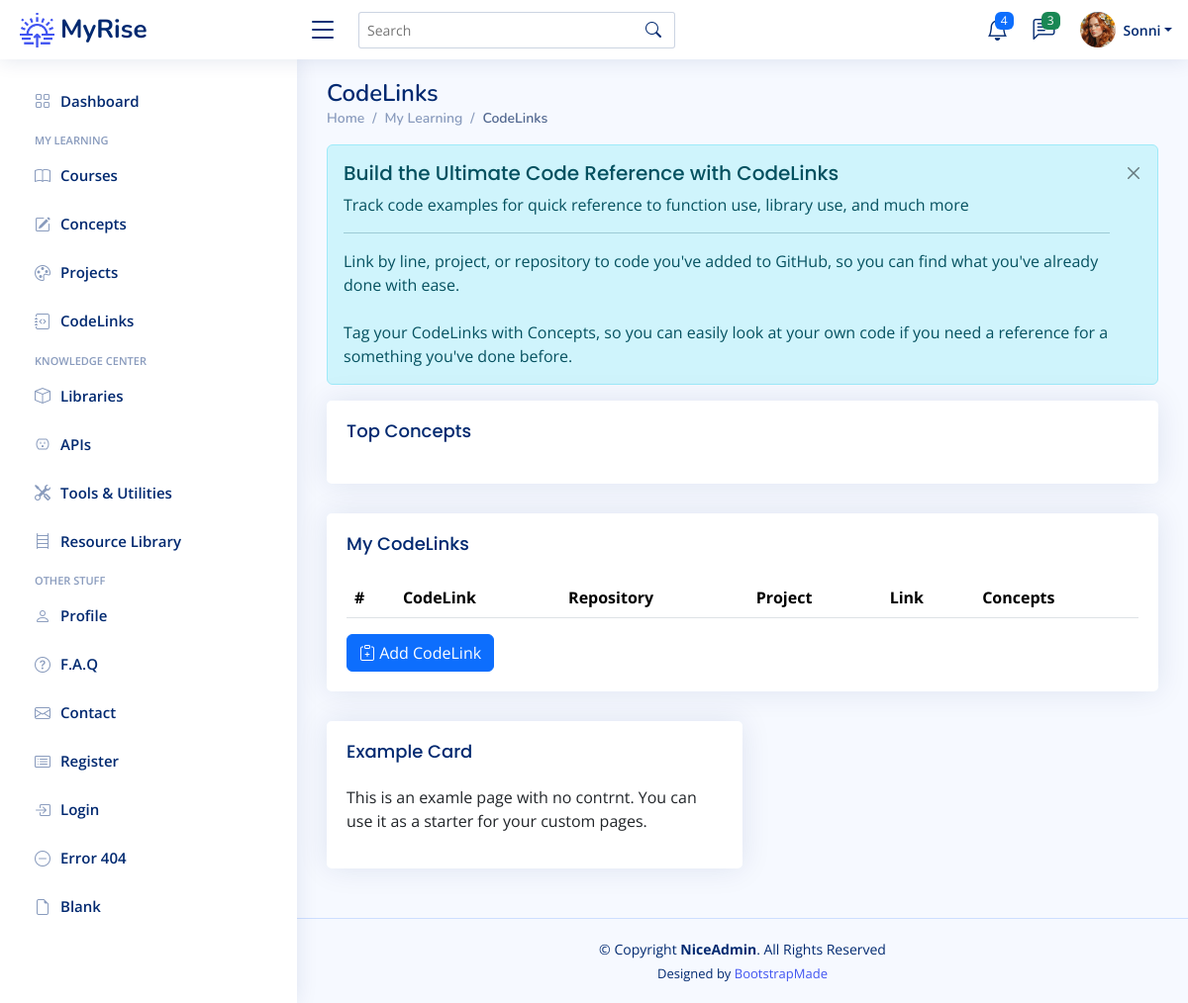
Before: /codelinks (signed in) with the older database file.
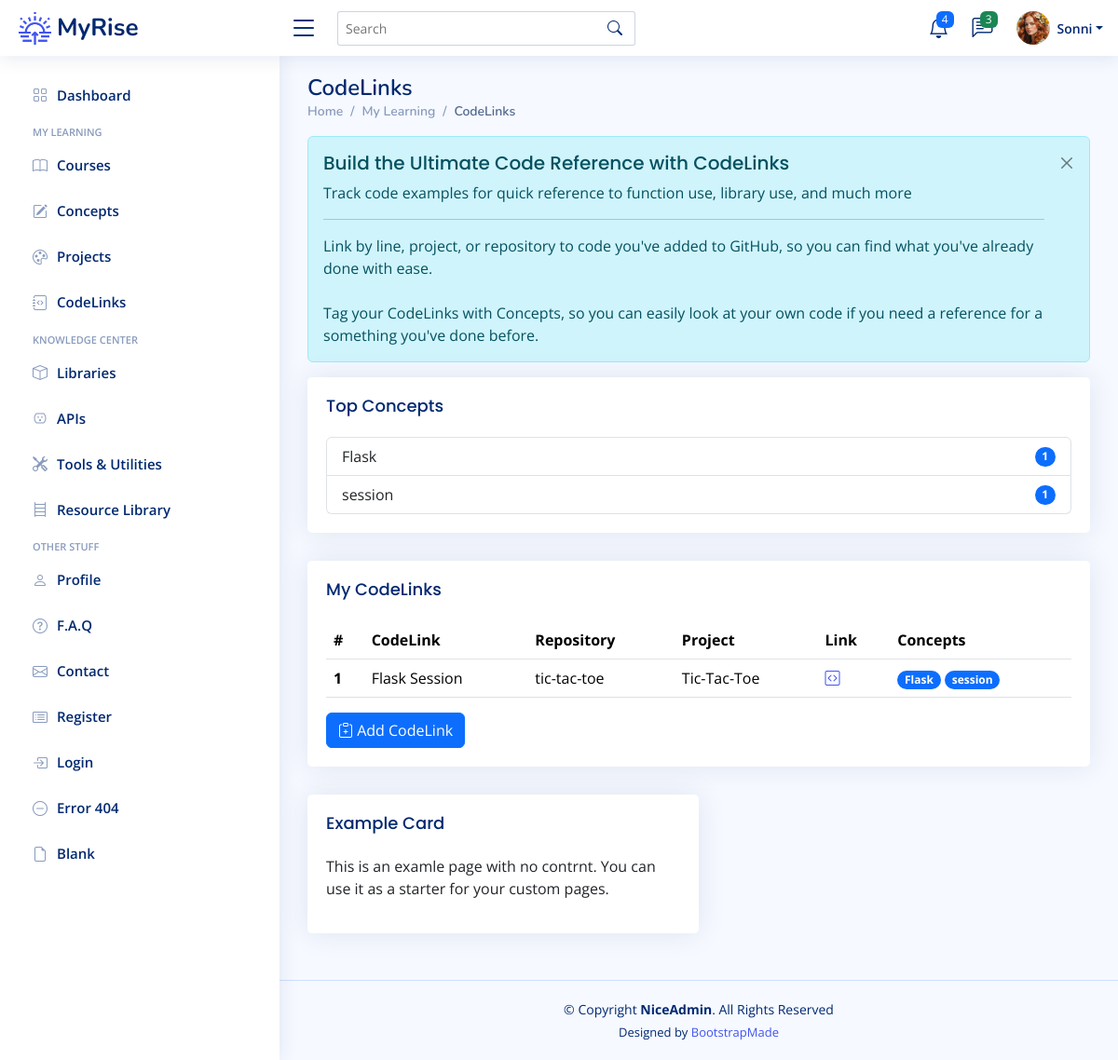
After: the same page with the newer database file.
### app/models.py (models this page shows)
class User(UserMixin, db.Model):
    __tablename__ = "users"
    id: Mapped[int] = mapped_column(Integer, primary_key=True)
    email: Mapped[str] = mapped_column(String(100), unique=True)
    password: Mapped[str] = mapped_column(String(250))
    name: Mapped[str] = mapped_column(String(1000))
    display_name: Mapped[str] = mapped_column(String(1000))
    projects: Mapped[List["Project"]] = relationship(back_populates="user")
    events: Mapped[List["Event"]] = relationship(back_populates="user")
    courses: Mapped[List["Course"]] = relationship(back_populates="user")
    libraries: Mapped[List["Library"]] = relationship(back_populates="user")
    apis: Mapped[List["API"]] = relationship(back_populates="user")
    tools: Mapped[List["Tool"]] = relationship(back_populates="user")
    resources: Mapped[List["Resource"]] = relationship(back_populates="user")
    repos: Mapped[List["Repository"]] = relationship(back_populates="user")
    codelinks: Mapped[List["CodeLink"]] = relationship(back_populates="user")
    concepts: Mapped[List["Concept"]] = relationship('Concept', secondary=user_concept, backref='user')

class Concept(db.Model):
    __tablename__ = "concepts"
    id: Mapped[int] = mapped_column(Integer, primary_key=True)
    concept_term: Mapped[str] = mapped_column(String(50), nullable=False)
    category: Mapped[str] = mapped_column(String(100), nullable=True)
    description: Mapped[str] = mapped_column(Text, nullable=True)
    date_added: Mapped[datetime.date] = mapped_column(Date, nullable=False)

class CodeLink(db.Model):
    __tablename__ = "codelinks"
    id: Mapped[int] = mapped_column(Integer,primary_key=True)
    name: Mapped[str] = mapped_column(String(250), nullable=False)
    link: Mapped[str] = mapped_column(String(250), nullable=False)
    repo_id: Mapped[int] = mapped_column(Integer, ForeignKey(Repository.id), index=True)
    repo: Mapped["Repository"] = relationship(back_populates="codelinks")
    project_id: Mapped[int] = mapped_column(Integer, ForeignKey(Project.id), index=True)
    project: Mapped["Project"] = relationship(back_populates="codelinks")
    concepts: Mapped[List["Concept"]] = relationship('Concept', secondary=codelink_concept, backref='codelinks')
    user_id: Mapped[int] = mapped_column(Integer, ForeignKey(User.id), index=True)
    user: Mapped["User"] = relationship(back_populates="codelinks")

class Repository(db.Model):
    __tablename__ = "repos"
    id: Mapped[int] = mapped_column(Integer, primary_key=True)
    name: Mapped[str] = mapped_column(String(250), nullable=False)
    user_id: Mapped[int] = mapped_column(Integer, ForeignKey(User.id), index=True)
    user: Mapped["User"] = relationship(back_populates="repos")
    projects: Mapped[List["Project"]] = relationship(back_populates="repo")
    codelinks: Mapped[List["CodeLink"]] = relationship(back_populates="repo")
    events: Mapped[List["Event"]] = relationship(back_populates="repo")

class Project(db.Model):
    __tablename__ = "projects"
    id: Mapped[int] = mapped_column(Integer, primary_key=True)
    name: Mapped[str] = mapped_column(String(100), nullable=False)
    description: Mapped[str] = mapped_column(Text, nullable=True)
    assignment_link: Mapped[str] = mapped_column(String(250), nullable=True)
    start: Mapped[datetime.date] = mapped_column(Date, nullable=True)
    complete: Mapped[datetime.date] = mapped_column(Date, nullable=True)
    repo_id: Mapped[int] = mapped_column(Integer, ForeignKey(Repository.id), index=True)
    repo: Mapped["Repository"] = relationship(back_populates="projects")
    concepts: Mapped[List["Concept"]] = relationship('Concept', secondary=project_concept, backref='projects')
    section: Mapped[str] = mapped_column(String(100))
    lecture: Mapped[str] = mapped_column(String(100))
    date_added: Mapped[datetime.date] = mapped_column(Date, nullable=False)
    course_id: Mapped[int] = mapped_column(Integer, ForeignKey(Course.id), index=True)
    course: Mapped["Course"] = relationship(back_populates="projects")
    codelinks: Mapped[List["CodeLink"]] = relationship(back_populates="project")
    user_id: Mapped[int] = mapped_column(Integer, ForeignKey(User.id), index=True)
    user: Mapped["User"] = relationship(back_populates="projects")

### app/routes.py (the view)
@app.route('/codelinks')
@login_required
def codelinks_page():
    get_codelinks = db.session.execute(db.select(CodeLink).filter_by(user_id=current_user.id)).scalars().all()
    codelinks = [codelink for codelink in get_codelinks]
    top_concepts = {}
    for link in get_codelinks:
        for concept in link.concepts:
            if concept.concept_term in top_concepts:
                top_concepts[concept.concept_term] += 1
            else:
                top_concepts[concept.concept_term] = 1
    sorted_concepts = dict(
        sorted(top_concepts.items(), key=lambda item: item[1], reverse=True))
    return render_template('codelinks.html', codelinks=codelinks, top_concepts=top_concepts)

### app/templates/codelinks.html (shortened to what this page needs)
{% extends 'base.html' %}
{% from 'bootstrap5/form.html' import render_form %}
{% block content %}
	<main id="main" class="main">
    <div class="pagetitle">
      <h1>CodeLinks</h1>
      <nav>
        <ol class="breadcrumb">
          <li class="breadcrumb-item"><a href="index.html">Home</a></li>
          <li class="breadcrumb-item">My Learning</li>
          <li class="breadcrumb-item active">CodeLinks</li>
        </ol>
      </nav>
    </div>
	<div class="alert alert-info  alert-dismissible fade show" role="alert">
		<h4 class="alert-heading">Build the Ultimate Code Reference with CodeLinks</h4>
		<p>Track code examples for quick reference to function use, library use, and much more</p>
		<hr>
 		<p class="mb-0">Link by line, project, or repository to code you've added to GitHub, so you can find what you've already done with ease.</p>
		<br>
		<p class="mb-0">Tag your CodeLinks with Concepts, so you can easily look at your own code if you need a reference for a something you've done before.</p>
		<button type="button" class="btn-close" data-bs-dismiss="alert" aria-label="Close"></button>
	  </div>
	<div class="card">
            <div class="card-body">
              <h5 class="card-title">Top Concepts</h5>
              <ul class="list-group">
				  {% for concept, count in top_concepts.items() %}
				  <li class="list-group-item d-flex justify-content-between align-items-center">
					  {{ concept }}
                  <span class="badge bg-primary rounded-pill">{{ count }}</span>
                </li>
				  {% endfor %}
              </ul>
            </div>
          </div>
	 <div class="card">
		<div class="card-body">
		  <h5 class="card-title">My CodeLinks</h5>
		  <table class="table table-hover">
			<thead>
			  <tr>
			    <th scope="col">#</th>
				<th scope="col">CodeLink</th>
			    <th scope="col">Repository</th>
				<th scope="col">Project</th>
			    <th scope="col">Link</th>
				<th scope="col">Concepts</th>
			  </tr>
			</thead>
			<tbody>
			{% for link in codelinks %}
			  <tr>
				<th scope="row">{{ link.id }}</th>
			  	<td>{{ link.name }}</td>
			    <td>{{ link.repo.name }}</td>
				<td>{{ link.project.name }}</td>
				  {% if link.link %}
				<td><a href="{{ link.link }}" target="_blank"><i class="bi bi-code-square"></i></a></td>
				  {% else %}
				  <td></td>
				  {% endif %}
				<td>{% for concept in link.concepts %} <span class="badge rounded-pill bg-primary"> {{ concept.concept_term }} </span> {% endfor %}</td>
			  </tr>
			{% endfor %}
			</tbody>
		  </table>
			<a href="{{ url_for('add_new_codelink') }}">
		  <button type="button" class="btn btn-primary"><i class="bi bi-clipboard-plus"></i> Add CodeLink</button>
			</a>
		</div>
	 </div>
    <section class="section">
        <div class="col-lg-6">
          <div class="card">
            <div class="card-body">
              <h5 class="card-title">Example Card</h5>
              <p>This is an examle page with no contrnt. You can use it as a starter for your custom pages.</p>
            </div>
          </div>
        </div>
    </section>
	</main>
{% endblock %}

### app/templates/base.html (shortened to what this page needs)
<!doctype html>
<html lang="en">
  <head>
	  {% block styles %}
		<link href="https://cdn.jsdelivr.net/npm/bootstrap@5.3.3/dist/css/bootstrap.min.css" rel="stylesheet">
	  	<link href="{{ url_for('static', filename='vendor/bootstrap/css/bootstrap.min.css') }}" rel="stylesheet">
	  	<link href="{{ url_for('static', filename='vendor/bootstrap-icons/bootstrap-icons.css') }}" rel="stylesheet">
	  	<link href="{{ url_for('static', filename='vendor/boxicons/css/boxicons.min.css') }}" rel="stylesheet">
	  	<link href="{{ url_for('static', filename='vendor/quill/quill.snow.css') }}" rel="stylesheet">
	  	<link href="{{ url_for('static', filename='vendor/quill/quill.bubble.css') }}" rel="stylesheet">
	  	<link href="{{ url_for('static', filename='vendor/remixicon/remixicon.css') }}" rel="stylesheet">
	  	<link href="{{ url_for('static', filename='vendor/simple-datatables/style.css') }}" rel="stylesheet">
	  	<link href="{{ url_for('static', filename='css/style.css' ) }}" rel="stylesheet">
    	{% endblock %}
  </head>
  <body>
  	{% include "heading.html" %}
    {% block content %}{% endblock %}
	{% include 'footer.html' %}
  </body>
</html>

### app/templates/heading.html (shortened to what this page needs)
{% from 'bootstrap5/nav.html' import render_nav_item %}
{% from 'bootstrap5/form.html' import render_form %}
  <header id="header" class="header fixed-top d-flex align-items-center">
    <div class="d-flex align-items-center justify-content-between">
      <a href="{{ url_for('home') }}" class="logo d-flex align-items-center">
        <img src="{{ url_for('static', filename='img/logo.png') }}" alt="sun-rise">
        <span class="d-none d-lg-block">MyRise</span>
      </a>
      <i class="bi bi-list toggle-sidebar-btn"></i>
    </div>
    <div class="search-bar">
      <form class="search-form d-flex align-items-center" method="POST" action="#">
        <input type="text" name="query" placeholder="Search" title="Enter search keyword">
        <button type="submit" title="Search"><i class="bi bi-search"></i></button>
      </form>
    </div>
    <nav class="header-nav ms-auto">
      <ul class="d-flex align-items-center">
        <li class="nav-item dropdown">
          <a class="nav-link nav-icon" href="#" data-bs-toggle="dropdown">
            <i class="bi bi-bell"></i>
            <span class="badge bg-primary badge-number">4</span>
          </a>
        </li>
        <li class="nav-item dropdown">
          <a class="nav-link nav-icon" href="#" data-bs-toggle="dropdown">
            <i class="bi bi-chat-left-text"></i>
            <span class="badge bg-success badge-number">3</span>
          </a>
        </li>
        <li class="nav-item dropdown pe-3">
          <a class="nav-link nav-profile d-flex align-items-center pe-0" href="#" data-bs-toggle="dropdown">
            <img src="{{ url_for('static', filename='img/profile-img.png') }}" alt="Profile" class="rounded-circle">
            <span class="d-none d-md-block dropdown-toggle ps-2">{{ current_user.display_name }}</span>
          </a>
        </li>
      </ul>
    </nav>
  </header>
  <aside id="sidebar" class="sidebar">
    <ul class="sidebar-nav" id="sidebar-nav">
      <li class="nav-item">
        <a class="nav-link collapsed" href="{{ url_for('home') }}">
          <i class="bi bi-grid"></i>
          <span>Dashboard</span>
        </a>
      </li>
<li class="nav-heading">My Learning</li>
	  <li class="nav-item">
        <a class="nav-link collapsed" href="{{ url_for('courses_page') }}">
          <i class="bi bi-book"></i>
          <span>Courses</span>
        </a>
      </li>
	  <li class="nav-item">
        <a class="nav-link collapsed" href="{{ url_for('concepts_page') }}">
          <i class="bi bi-pencil-square"></i>
          <span>Concepts</span>
        </a>
      </li>
	  <li class="nav-item">
        <a class="nav-link collapsed" href="{{ url_for('projects_page') }}">
          <i class="bi bi-palette"></i>
          <span>Projects</span>
        </a>
      </li>
	  <li class="nav-item">
        <a class="nav-link collapsed" href="{{ url_for('codelinks_page') }}">
          <i class="bi bi-journal-code"></i>
          <span>CodeLinks</span>
        </a>
      </li>
<li class="nav-heading">Knowledge Center</li>
	  <li class="nav-item">
        <a class="nav-link collapsed" href="{{ url_for('libraries_page') }}">
          <i class="bi bi-box"></i>
          <span>Libraries</span>
        </a>
      </li>
	  <li class="nav-item">
        <a class="nav-link collapsed" href="{{ url_for('apis_page') }}">
          <i class="bi bi-outlet"></i>
          <span>APIs</span>
        </a>
      </li>
	  <li class="nav-item">
        <a class="nav-link collapsed" href="{{ url_for('tools_page') }}">
          <i class="bi bi-tools"></i>
          <span>Tools & Utilities</span>
        </a>
      </li>
	  <li class="nav-item">
        <a class="nav-link collapsed" href="{{ url_for('resources_page') }}">
          <i class="bi bi-bookshelf"></i>
          <span>Resource Library</span>
        </a>
      </li>
	<li class="nav-heading">Other Stuff</li>
      <li class="nav-item">
        <a class="nav-link collapsed" href="users-profile.html">
          <i class="bi bi-person"></i>
          <span>Profile</span>
        </a>
      </li>
      <li class="nav-item">
        <a class="nav-link collapsed" href="pages-faq.html">
          <i class="bi bi-question-circle"></i>
          <span>F.A.Q</span>
        </a>
	  </li>
      <li class="nav-item">
        <a class="nav-link collapsed" href="pages-contact.html">
          <i class="bi bi-envelope"></i>
          <span>Contact</span>
        </a>
      </li>
      <li class="nav-item">
        <a class="nav-link collapsed" href="pages-register.html">
          <i class="bi bi-card-list"></i>
          <span>Register</span>
        </a>
      </li>
      <li class="nav-item">
        <a class="nav-link collapsed" href="pages-login.html">
          <i class="bi bi-box-arrow-in-right"></i>
          <span>Login</span>
        </a>
      </li>
      <li class="nav-item">
        <a class="nav-link collapsed" href="pages-error-404.html">
          <i class="bi bi-dash-circle"></i>
          <span>Error 404</span>
        </a>
      </li>
      <li class="nav-item">
        <a class="nav-link collapsed" href="pages-blank.html">
          <i class="bi bi-file-earmark"></i>
          <span>Blank</span>
        </a>
      </li>
    </ul>
  </aside>

### app/templates/footer.html
  <footer id="footer" class="footer">
    <div class="copyright">
      &copy; Copyright <strong><span>NiceAdmin</span></strong>. All Rights Reserved
    </div>
    <div class="credits">
      Designed by <a href="https://bootstrapmade.com/">BootstrapMade</a>
    </div>
  </footer>

Changed rows visible on the page:
now on this page (row unchanged): Concept: concept_term "Flask", id "1"
now on this page (row unchanged): Concept: concept_term "session", count "1"
added CodeLink: id "1", name "Flask Session", repo.name "tic-tac-toe", project.name "Tic-Tac-Toe"
